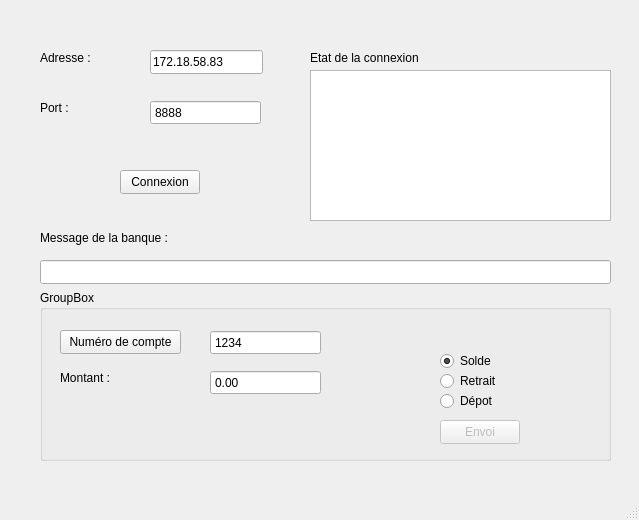
<?xml version="1.0" encoding="UTF-8"?>
<ui version="4.0">
 <class>DAB_MainWindow</class>
 <widget class="QMainWindow" name="DAB_MainWindow">
  <property name="geometry">
   <rect>
    <x>0</x>
    <y>0</y>
    <width>639</width>
    <height>520</height>
   </rect>
  </property>
  <property name="windowTitle">
   <string>DAB_MainWindow</string>
  </property>
  <widget class="QWidget" name="centralwidget">
   <widget class="QLabel" name="labelAdresse">
    <property name="geometry">
     <rect>
      <x>40</x>
      <y>50</y>
      <width>58</width>
      <height>16</height>
     </rect>
    </property>
    <property name="text">
     <string>Adresse :</string>
    </property>
   </widget>
   <widget class="QLabel" name="labelPort">
    <property name="geometry">
     <rect>
      <x>40</x>
      <y>100</y>
      <width>58</width>
      <height>16</height>
     </rect>
    </property>
    <property name="text">
     <string>Port :</string>
    </property>
   </widget>
   <widget class="QLineEdit" name="lineEditAdresse">
    <property name="geometry">
     <rect>
      <x>150</x>
      <y>50</y>
      <width>113</width>
      <height>24</height>
     </rect>
    </property>
    <property name="text">
     <string>172.18.58.83</string>
    </property>
   </widget>
   <widget class="QLabel" name="labelEtatConnexion">
    <property name="geometry">
     <rect>
      <x>310</x>
      <y>50</y>
      <width>121</width>
      <height>16</height>
     </rect>
    </property>
    <property name="text">
     <string>Etat de la connexion</string>
    </property>
   </widget>
   <widget class="QPushButton" name="pushButtonConnexion">
    <property name="geometry">
     <rect>
      <x>120</x>
      <y>170</y>
      <width>80</width>
      <height>24</height>
     </rect>
    </property>
    <property name="text">
     <string>Connexion</string>
    </property>
   </widget>
   <widget class="QLabel" name="labelMessageBanque">
    <property name="geometry">
     <rect>
      <x>40</x>
      <y>230</y>
      <width>141</width>
      <height>16</height>
     </rect>
    </property>
    <property name="text">
     <string>Message de la banque :</string>
    </property>
   </widget>
   <widget class="QLineEdit" name="lineEditMessageBanque">
    <property name="geometry">
     <rect>
      <x>40</x>
      <y>260</y>
      <width>571</width>
      <height>24</height>
     </rect>
    </property>
    <property name="readOnly">
     <bool>true</bool>
    </property>
   </widget>
   <widget class="QGroupBox" name="groupBox">
    <property name="geometry">
     <rect>
      <x>40</x>
      <y>290</y>
      <width>571</width>
      <height>171</height>
     </rect>
    </property>
    <property name="title">
     <string>GroupBox</string>
    </property>
    <widget class="QPushButton" name="pushButtonNumeroCompte">
     <property name="geometry">
      <rect>
       <x>20</x>
       <y>40</y>
       <width>121</width>
       <height>24</height>
      </rect>
     </property>
     <property name="text">
      <string>Numéro de compte</string>
     </property>
    </widget>
    <widget class="QLabel" name="labelMontant">
     <property name="geometry">
      <rect>
       <x>20</x>
       <y>80</y>
       <width>58</width>
       <height>16</height>
      </rect>
     </property>
     <property name="text">
      <string>Montant :</string>
     </property>
    </widget>
    <widget class="QRadioButton" name="radioButtonSolde">
     <property name="geometry">
      <rect>
       <x>400</x>
       <y>60</y>
       <width>100</width>
       <height>22</height>
      </rect>
     </property>
     <property name="text">
      <string>Solde</string>
     </property>
     <property name="checked">
      <bool>true</bool>
     </property>
    </widget>
    <widget class="QRadioButton" name="radioButtonRetrait">
     <property name="geometry">
      <rect>
       <x>400</x>
       <y>80</y>
       <width>100</width>
       <height>22</height>
      </rect>
     </property>
     <property name="text">
      <string>Retrait</string>
     </property>
    </widget>
    <widget class="QRadioButton" name="radioButtonDepot">
     <property name="geometry">
      <rect>
       <x>400</x>
       <y>100</y>
       <width>100</width>
       <height>22</height>
      </rect>
     </property>
     <property name="text">
      <string>Dépot</string>
     </property>
    </widget>
    <widget class="QPushButton" name="pushButtonEnvoi">
     <property name="enabled">
      <bool>false</bool>
     </property>
     <property name="geometry">
      <rect>
       <x>400</x>
       <y>130</y>
       <width>80</width>
       <height>24</height>
      </rect>
     </property>
     <property name="text">
      <string>Envoi</string>
     </property>
    </widget>
    <widget class="QSpinBox" name="spinBoxNumeroCompte">
     <property name="geometry">
      <rect>
       <x>170</x>
       <y>40</y>
       <width>111</width>
       <height>25</height>
      </rect>
     </property>
     <property name="buttonSymbols">
      <enum>QAbstractSpinBox::NoButtons</enum>
     </property>
     <property name="maximum">
      <number>9999</number>
     </property>
     <property name="value">
      <number>1234</number>
     </property>
    </widget>
    <widget class="QDoubleSpinBox" name="doubleSpinBoxMontant">
     <property name="geometry">
      <rect>
       <x>170</x>
       <y>80</y>
       <width>111</width>
       <height>25</height>
      </rect>
     </property>
     <property name="buttonSymbols">
      <enum>QAbstractSpinBox::NoButtons</enum>
     </property>
     <property name="maximum">
      <double>9999.989999999999782</double>
     </property>
    </widget>
   </widget>
   <widget class="QListWidget" name="listWidgetEtatConnexion">
    <property name="geometry">
     <rect>
      <x>310</x>
      <y>70</y>
      <width>301</width>
      <height>151</height>
     </rect>
    </property>
   </widget>
   <widget class="QSpinBox" name="spinBoxPort">
    <property name="geometry">
     <rect>
      <x>150</x>
      <y>100</y>
      <width>111</width>
      <height>25</height>
     </rect>
    </property>
    <property name="buttonSymbols">
     <enum>QAbstractSpinBox::NoButtons</enum>
    </property>
    <property name="maximum">
     <number>9999</number>
    </property>
    <property name="value">
     <number>8888</number>
    </property>
   </widget>
  </widget>
  <widget class="QMenuBar" name="menubar">
   <property name="geometry">
    <rect>
     <x>0</x>
     <y>0</y>
     <width>639</width>
     <height>21</height>
    </rect>
   </property>
  </widget>
  <widget class="QStatusBar" name="statusbar"/>
 </widget>
 <resources/>
 <connections/>
</ui>
